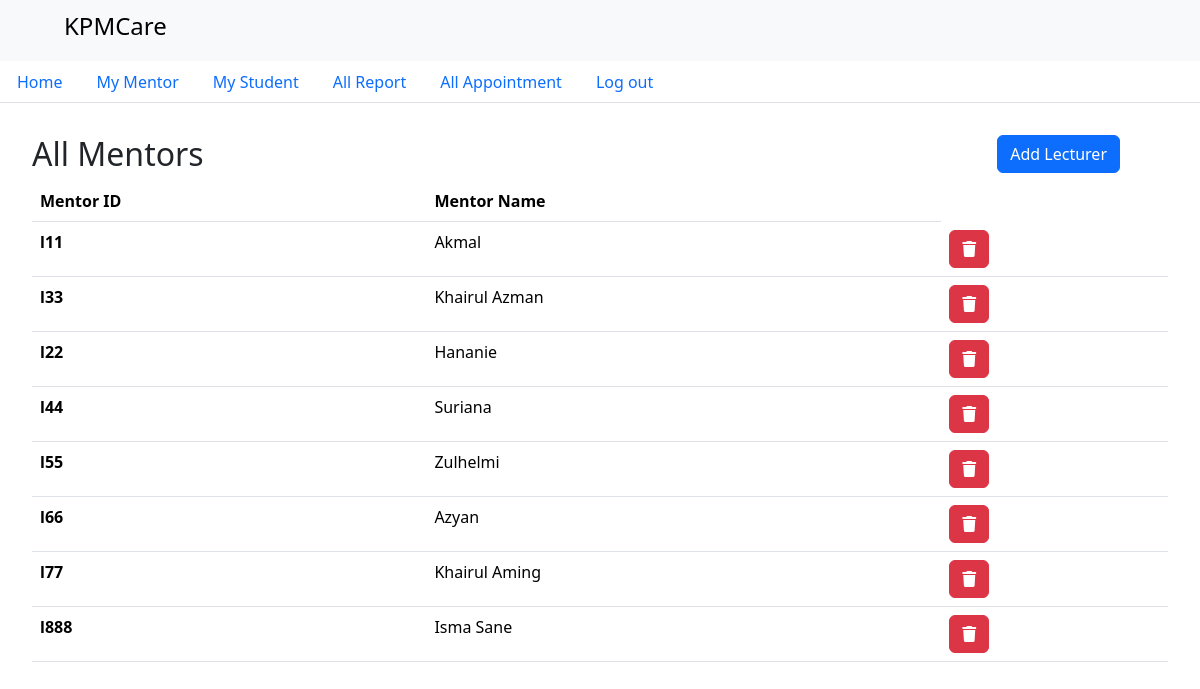
Page /intervention/admin/mentor/A11 on the committed database.
### intervention/models.py (models this page shows)
class Mentor(models.Model):
    mentorId = models.CharField(max_length=5, primary_key=True)
    mentorName = models.CharField(max_length=200)  # Changed TextField to CharField for consistency
    password = models.CharField(max_length=128)

### intervention/views.py (the view)
# urls.py: path("admin/mentor/<str:adminId>", views.adminDisplayMentor, name="adminDisplayMentor"),
def adminDisplayMentor(request,adminId):
    admin = Admin.objects.get(adminId=adminId)
    reportDetails = Report.objects.all().values
    studentDetails = Student.objects.all().values
    mentorDetails = Mentor.objects.all().values
    appointmentDetails = Appointment.objects.all().values
    context={
        'adminDetails':admin,
        'reportDetails': reportDetails,
        'studentDetails': studentDetails,
        'mentorDetails': mentorDetails,
        'appointmentDetails': appointmentDetails,
        'mode':'displayMentor',
    }
    return render(request, 'admin_page.html', context)

### intervention/templates/admin_page.html (shortened to what this page needs)
{% load static%}
<!DOCTYPE html>
<html lang="en">
<head>
  <link href="https://cdn.jsdelivr.net/npm/bootstrap@5.3.2/dist/css/bootstrap.min.css" rel="stylesheet"
>
  <link rel="stylesheet" href="{% static 'style.css'%}">
</head>
<body>
  <nav class="navbar bg-body-tertiary">
    <div class="container-fluid">
      <span class="navbar-brand my-nav mb-0 h1">
        <img src="{% static 'assets/LogoKPM.png' %}" alt="" width="40">
        <h4>KPMCare</h4>
      </span>
    </div>
  </nav>
  <nav class="">
    <ul class="nav nav-tabs">
      <li class="nav-item">
        <a class="nav-link" href="{% url 'adminPage' adminDetails.adminId%}">Home</a>
      </li>
      <li class="nav-item">
        <a class="nav-link" href="{% url 'adminDisplayMentor' adminDetails.adminId %}">My Mentor</a>
      </li>
      <li class="nav-item">
        <a class="nav-link" href="{% url 'adminDisplayStudent' adminDetails.adminId %}">My Student</a>
      </li>
      <li class="nav-item">
        <a class="nav-link" href="{% url 'adminDisplayReport' adminDetails.adminId %}">All Report</a>
      </li>
      <li class="nav-item">
        <a class="nav-link" href="{% url 'adminDisplayApp' adminDetails.adminId %}">All Appointment</a>
      </li>
      <li class="nav-item">
        <a class="nav-link" href="{% url 'login'%}">Log out</a>
      </li>
    </ul>
  </nav>
  <main class="m-3">
    {% if mode == "displayReport"%}
    <h2>All Reports</h2>
    <table class="table table-hover">
      <thead>
        <tr>
          <th scope="col">Report ID</th>
          <th scope="col">Student Name</th>
          <th scope="col">Mentor Name</th>
          <th scope="col">Date</th>
          <th scope="col">Report Category</th>
          <th scope="col">Report Description</th>
        </tr>
      </thead>
      <tbody>
        {% for report in reportDetails %}
        <tr>
          <th scope="row">R{{report.id}}</th>
          {%for student in studentDetails%}
          {% if report.student_id == student.studentId%}
          <td>{{student.studentName}}</td>
          {%endif%}
          {% endfor%}
          {% for mentor in mentorDetails%}
          {% if report.mentor_id == mentor.mentorId%}
          <td>{{mentor.mentorName}}</td>
          {%endif%}
          {%endfor%}
          <td>{{report.date}}</td>
          <td>{{report.reportCategory}}</td>
          <td>{{report.reportText}}</td>
        </tr>
        {% endfor%}
      </tbody>
    </table>
    {%elif mode == "displayMentor"%}
    <div class="me-5 d-grid gap-2 d-md-flex justify-content-between">
      <h2>All Mentors</h2>
      <a href="{% url 'adminAddMentor' adminDetails.adminId %}"><button class="btn btn-primary" type="button">Add
          Lecturer</button></a>
    </div>
    <table class="table table-hover">
      <thead>
        <tr>
          <th scope="col">Mentor ID</th>
          <th scope="col">Mentor Name</th>
        </tr>
      </thead>
      <tbody>
        {% for mentor in mentorDetails %}
        <tr>
          <th scope="row">{{mentor.mentorId}}</th>
          <td>{{mentor.mentorName}}</td>
          <td>
            <button data-bs-toggle="modal" data-bs-target="#{{mentor.mentorId}}" type="button" class="btn btn-danger"><i
                class="fa-solid fa-trash"></i></button>
          </td>
        </tr>
        {% endfor%}
      </tbody>
    </table>
    {%endif%}
  </main>
</body>
</html>

### intervention/static/style.css (style rules this page uses)
.my-nav { display: flex; flex-direction: row; gap: 0.3em; padding: 0.2em 0.3em; }
main { padding: 1em; }

### rows in the picture
Mentor: mentorId "l11", mentorName "Akmal"
Mentor: mentorId "l33", mentorName "Khairul Azman"
Mentor: mentorId "l22", mentorName "Hananie"
Mentor: mentorId "l44", mentorName "Suriana"
Mentor: mentorId "l55", mentorName "Zulhelmi"
Mentor: mentorId "l66", mentorName "Azyan"
Mentor: mentorId "l77", mentorName "Khairul Aming"
Mentor: mentorId "l888", mentorName "Isma Sane"
